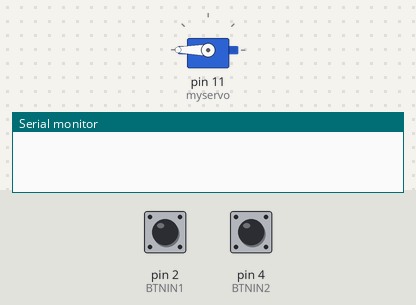
Bench run of a sketch on a simulated Arduino Uno, built with avr-gcc and run on an emulated ATmega328P. Parts: servo, the last lines printed to the serial monitor. The inputs (shaded band) are chosen by the test bench; at power-on: pin 4 (BTNIN2) LOW, pin 2 (BTNIN1) LOW.

Above: at 1.2 s.
1.3 s: pin 4 (BTNIN2) pulled HIGH for 0.15 s
At 2.0 s:
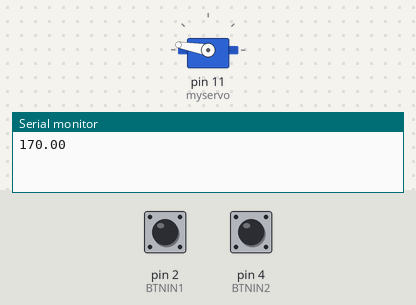
2.9 s: pin 4 (BTNIN2) pulled HIGH for 1 s
At 3.2 s:
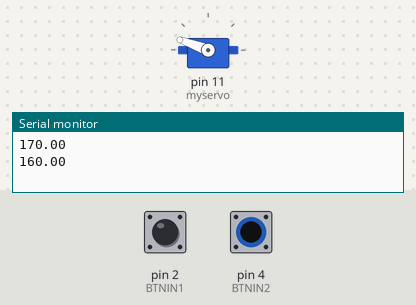
5.4 s: pin 4 (BTNIN2) pulled HIGH for 0.15 s
At 6.3 s:
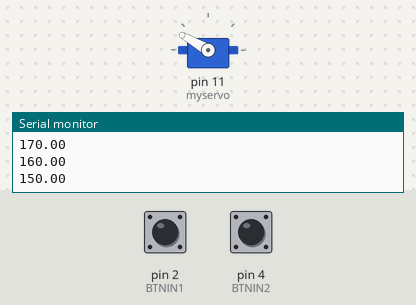
7.0 s: pin 2 (BTNIN1) pulled HIGH for 0.15 s
At 7.5 s:
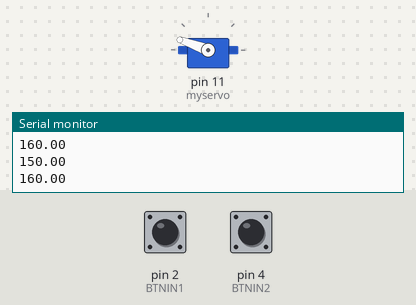
8.6 s: pin 4 (BTNIN2) pulled HIGH for 3.2 s
At 9.9 s:
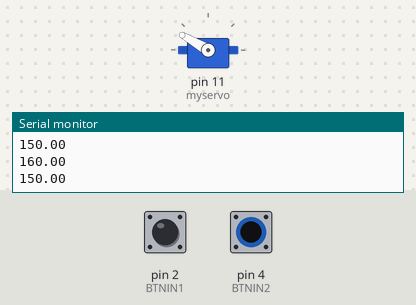
13.3 s: pin 4 (BTNIN2) pulsed HIGH 5 times (0.12 s each, 0.3 s apart)
At 15.6 s:
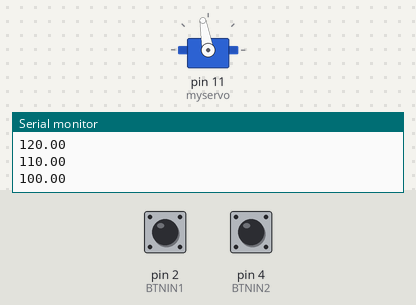
Timing chart, 0 to 17.1 s (numbered marks = the images above; inputs shaded):
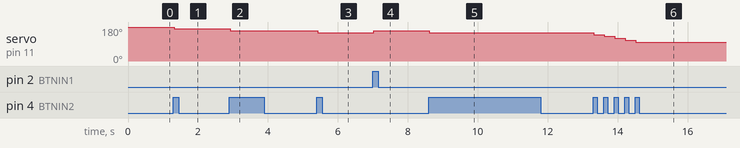

Measured:
- after the input at 1.3 s, servo on pin 11 (myservo): 180° → 170° at once
- after the input at 2.9 s, servo on pin 11 (myservo): 170° → 160° at once
- after the input at 5.4 s, servo on pin 11 (myservo): 160° → 150° at once
- after the input at 7.0 s, servo on pin 11 (myservo): 150° → 160° at once
- after the input at 8.6 s, servo on pin 11 (myservo): 160° → 150° at once
- after the input at 13.3 s, servo on pin 11 (myservo): moves from 150° to 100° over 1.2 s, starting at once

The sketch:

oprek_microservo_SG90.ino
```cpp
#define BTNIN1 2
#define BTNIN2 4

#include <Servo.h>

Servo myservo;

float press_count = 180;
bool prev_state = LOW;

void setup() {
  // put your setup code here, to run once:
  Serial.begin(9600);
  pinMode(BTNIN1,INPUT);
  pinMode(BTNIN2,INPUT);
  myservo.attach(11);
}

void loop() {
  // put your main code here, to run repeatedly:
  bool buttonState1 = digitalRead(BTNIN1);
  bool buttonState2 = digitalRead(BTNIN2);
  bool buttonStateUniversal = max(buttonState1, buttonState2);
//  prev_state = 0;
//  buttonStateUniversal = 1;
  while (prev_state != buttonStateUniversal){
    if (buttonState1 == HIGH){
      press_count += 10;
      prev_state = HIGH;
      Serial.println(press_count);
    }
    if (buttonState2 == HIGH){
      press_count -= 10;
      prev_state = HIGH;
      Serial.println(press_count);
    }
    delay(20);
    prev_state = buttonStateUniversal;
  }
  if (press_count >= 180.0) {press_count = 180;}
  if (press_count <= -180.0) {press_count = -180;}
  myservo.write(abs(press_count)*(180/160));
}
```
